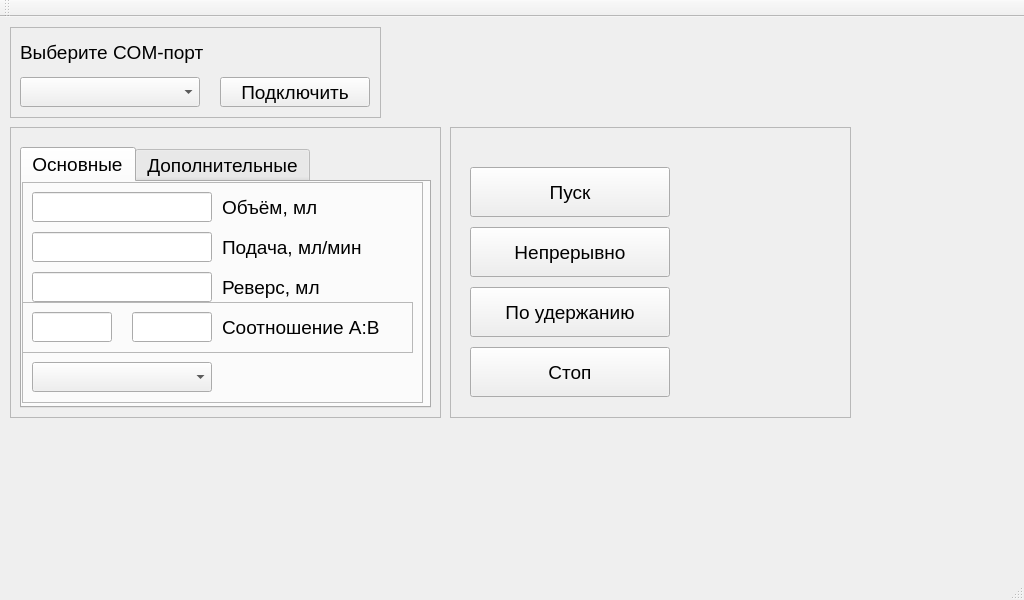
<?xml version="1.0" encoding="UTF-8"?>
<ui version="4.0">
 <class>MainWindow</class>
 <widget class="QMainWindow" name="MainWindow">
  <property name="geometry">
   <rect>
    <x>0</x>
    <y>0</y>
    <width>1024</width>
    <height>600</height>
   </rect>
  </property>
  <property name="minimumSize">
   <size>
    <width>1024</width>
    <height>600</height>
   </size>
  </property>
  <property name="maximumSize">
   <size>
    <width>1024</width>
    <height>600</height>
   </size>
  </property>
  <property name="font">
   <font>
    <family>MS Sans Serif</family>
    <pointsize>14</pointsize>
   </font>
  </property>
  <property name="windowTitle">
   <string>Monorotor Commander Desctop</string>
  </property>
  <widget class="QWidget" name="centralWidget">
   <widget class="QFrame" name="frame_com">
    <property name="geometry">
     <rect>
      <x>10</x>
      <y>10</y>
      <width>371</width>
      <height>91</height>
     </rect>
    </property>
    <property name="font">
     <font>
      <pointsize>14</pointsize>
     </font>
    </property>
    <property name="frameShape">
     <enum>QFrame::StyledPanel</enum>
    </property>
    <property name="frameShadow">
     <enum>QFrame::Plain</enum>
    </property>
    <widget class="QComboBox" name="comboBox_com">
     <property name="geometry">
      <rect>
       <x>10</x>
       <y>50</y>
       <width>180</width>
       <height>30</height>
      </rect>
     </property>
     <property name="font">
      <font>
       <pointsize>14</pointsize>
      </font>
     </property>
    </widget>
    <widget class="QPushButton" name="pushButton_com">
     <property name="geometry">
      <rect>
       <x>210</x>
       <y>50</y>
       <width>150</width>
       <height>30</height>
      </rect>
     </property>
     <property name="font">
      <font>
       <pointsize>14</pointsize>
      </font>
     </property>
     <property name="text">
      <string>Подключить</string>
     </property>
    </widget>
    <widget class="QLabel" name="label_com">
     <property name="geometry">
      <rect>
       <x>10</x>
       <y>10</y>
       <width>211</width>
       <height>31</height>
      </rect>
     </property>
     <property name="font">
      <font>
       <pointsize>14</pointsize>
      </font>
     </property>
     <property name="text">
      <string>Выберите COM-порт</string>
     </property>
    </widget>
   </widget>
   <widget class="QFrame" name="frame_model">
    <property name="geometry">
     <rect>
      <x>10</x>
      <y>110</y>
      <width>431</width>
      <height>291</height>
     </rect>
    </property>
    <property name="font">
     <font>
      <pointsize>14</pointsize>
     </font>
    </property>
    <property name="frameShape">
     <enum>QFrame::StyledPanel</enum>
    </property>
    <property name="frameShadow">
     <enum>QFrame::Plain</enum>
    </property>
    <widget class="QTabWidget" name="tabWidget_model">
     <property name="geometry">
      <rect>
       <x>10</x>
       <y>20</y>
       <width>411</width>
       <height>261</height>
      </rect>
     </property>
     <property name="font">
      <font>
       <pointsize>14</pointsize>
      </font>
     </property>
     <property name="autoFillBackground">
      <bool>true</bool>
     </property>
     <property name="tabShape">
      <enum>QTabWidget::Rounded</enum>
     </property>
     <property name="currentIndex">
      <number>0</number>
     </property>
     <property name="elideMode">
      <enum>Qt::ElideNone</enum>
     </property>
     <widget class="QWidget" name="tab_params">
      <attribute name="title">
       <string>Основные</string>
      </attribute>
      <widget class="QFrame" name="frame_params">
       <property name="geometry">
        <rect>
         <x>0</x>
         <y>0</y>
         <width>401</width>
         <height>221</height>
        </rect>
       </property>
       <property name="font">
        <font>
         <pointsize>14</pointsize>
        </font>
       </property>
       <property name="frameShape">
        <enum>QFrame::StyledPanel</enum>
       </property>
       <property name="frameShadow">
        <enum>QFrame::Raised</enum>
       </property>
       <widget class="QLabel" name="label_volume">
        <property name="geometry">
         <rect>
          <x>200</x>
          <y>10</y>
          <width>160</width>
          <height>30</height>
         </rect>
        </property>
        <property name="font">
         <font>
          <pointsize>14</pointsize>
         </font>
        </property>
        <property name="text">
         <string>Объём, мл</string>
        </property>
       </widget>
       <widget class="QLabel" name="label_reverse">
        <property name="enabled">
         <bool>true</bool>
        </property>
        <property name="geometry">
         <rect>
          <x>200</x>
          <y>90</y>
          <width>160</width>
          <height>30</height>
         </rect>
        </property>
        <property name="font">
         <font>
          <pointsize>14</pointsize>
         </font>
        </property>
        <property name="text">
         <string>Реверс, мл</string>
        </property>
       </widget>
       <widget class="QLabel" name="label_feedrate">
        <property name="geometry">
         <rect>
          <x>200</x>
          <y>50</y>
          <width>160</width>
          <height>30</height>
         </rect>
        </property>
        <property name="font">
         <font>
          <pointsize>14</pointsize>
         </font>
        </property>
        <property name="text">
         <string>Подача, мл/мин</string>
        </property>
       </widget>
       <widget class="QComboBox" name="comboBox_dozators">
        <property name="geometry">
         <rect>
          <x>10</x>
          <y>180</y>
          <width>180</width>
          <height>30</height>
         </rect>
        </property>
        <property name="font">
         <font>
          <pointsize>14</pointsize>
         </font>
        </property>
       </widget>
       <widget class="QLineEdit" name="lineEdit_feedrate">
        <property name="geometry">
         <rect>
          <x>10</x>
          <y>50</y>
          <width>180</width>
          <height>30</height>
         </rect>
        </property>
        <property name="font">
         <font>
          <pointsize>14</pointsize>
         </font>
        </property>
        <property name="inputMethodHints">
         <set>Qt::ImhDigitsOnly</set>
        </property>
        <property name="maxLength">
         <number>15</number>
        </property>
       </widget>
       <widget class="QLineEdit" name="lineEdit_reverse">
        <property name="enabled">
         <bool>true</bool>
        </property>
        <property name="geometry">
         <rect>
          <x>10</x>
          <y>90</y>
          <width>180</width>
          <height>30</height>
         </rect>
        </property>
        <property name="font">
         <font>
          <pointsize>14</pointsize>
         </font>
        </property>
        <property name="inputMethodHints">
         <set>Qt::ImhDigitsOnly</set>
        </property>
        <property name="maxLength">
         <number>15</number>
        </property>
       </widget>
       <widget class="QLineEdit" name="lineEdit_volume">
        <property name="geometry">
         <rect>
          <x>10</x>
          <y>10</y>
          <width>180</width>
          <height>30</height>
         </rect>
        </property>
        <property name="font">
         <font>
          <pointsize>14</pointsize>
         </font>
        </property>
        <property name="inputMethodHints">
         <set>Qt::ImhDigitsOnly</set>
        </property>
        <property name="maxLength">
         <number>15</number>
        </property>
       </widget>
       <widget class="QFrame" name="frame_ratio">
        <property name="geometry">
         <rect>
          <x>0</x>
          <y>120</y>
          <width>391</width>
          <height>51</height>
         </rect>
        </property>
        <property name="frameShape">
         <enum>QFrame::StyledPanel</enum>
        </property>
        <property name="frameShadow">
         <enum>QFrame::Raised</enum>
        </property>
        <widget class="QLineEdit" name="lineEdit_ratioA">
         <property name="geometry">
          <rect>
           <x>10</x>
           <y>10</y>
           <width>80</width>
           <height>30</height>
          </rect>
         </property>
         <property name="font">
          <font>
           <pointsize>14</pointsize>
          </font>
         </property>
         <property name="inputMethodHints">
          <set>Qt::ImhDigitsOnly</set>
         </property>
         <property name="maxLength">
          <number>15</number>
         </property>
        </widget>
        <widget class="QLineEdit" name="lineEdit_ratioB">
         <property name="geometry">
          <rect>
           <x>110</x>
           <y>10</y>
           <width>80</width>
           <height>30</height>
          </rect>
         </property>
         <property name="font">
          <font>
           <pointsize>14</pointsize>
          </font>
         </property>
         <property name="inputMethodHints">
          <set>Qt::ImhDigitsOnly</set>
         </property>
         <property name="maxLength">
          <number>15</number>
         </property>
        </widget>
        <widget class="QLabel" name="label_ratioAB">
         <property name="geometry">
          <rect>
           <x>200</x>
           <y>10</y>
           <width>160</width>
           <height>30</height>
          </rect>
         </property>
         <property name="font">
          <font>
           <pointsize>14</pointsize>
          </font>
         </property>
         <property name="text">
          <string>Соотношение A:B</string>
         </property>
        </widget>
       </widget>
      </widget>
     </widget>
     <widget class="QWidget" name="tab_details">
      <attribute name="title">
       <string>Дополнительные</string>
      </attribute>
      <widget class="QFrame" name="frame_details">
       <property name="geometry">
        <rect>
         <x>0</x>
         <y>0</y>
         <width>411</width>
         <height>221</height>
        </rect>
       </property>
       <property name="frameShape">
        <enum>QFrame::StyledPanel</enum>
       </property>
       <property name="frameShadow">
        <enum>QFrame::Raised</enum>
       </property>
       <widget class="QLineEdit" name="lineEdit_accel">
        <property name="geometry">
         <rect>
          <x>10</x>
          <y>10</y>
          <width>180</width>
          <height>30</height>
         </rect>
        </property>
        <property name="minimumSize">
         <size>
          <width>180</width>
          <height>30</height>
         </size>
        </property>
        <property name="font">
         <font>
          <pointsize>14</pointsize>
         </font>
        </property>
        <property name="inputMethodHints">
         <set>Qt::ImhDigitsOnly</set>
        </property>
        <property name="maxLength">
         <number>15</number>
        </property>
       </widget>
       <widget class="QLabel" name="label_accel">
        <property name="geometry">
         <rect>
          <x>200</x>
          <y>10</y>
          <width>221</width>
          <height>30</height>
         </rect>
        </property>
        <property name="minimumSize">
         <size>
          <width>180</width>
          <height>30</height>
         </size>
        </property>
        <property name="font">
         <font>
          <pointsize>14</pointsize>
         </font>
        </property>
        <property name="text">
         <string>Ускорение, мл/минсек</string>
        </property>
       </widget>
       <widget class="QLabel" name="label_gearA">
        <property name="geometry">
         <rect>
          <x>200</x>
          <y>50</y>
          <width>180</width>
          <height>30</height>
         </rect>
        </property>
        <property name="minimumSize">
         <size>
          <width>180</width>
          <height>30</height>
         </size>
        </property>
        <property name="font">
         <font>
          <pointsize>14</pointsize>
         </font>
        </property>
        <property name="text">
         <string>Коэффициент А</string>
        </property>
       </widget>
       <widget class="QLineEdit" name="lineEdit_gearA">
        <property name="geometry">
         <rect>
          <x>10</x>
          <y>50</y>
          <width>180</width>
          <height>30</height>
         </rect>
        </property>
        <property name="minimumSize">
         <size>
          <width>180</width>
          <height>30</height>
         </size>
        </property>
        <property name="font">
         <font>
          <pointsize>14</pointsize>
         </font>
        </property>
        <property name="inputMethodHints">
         <set>Qt::ImhDigitsOnly</set>
        </property>
        <property name="maxLength">
         <number>15</number>
        </property>
       </widget>
       <widget class="QLineEdit" name="lineEdit_gearB">
        <property name="geometry">
         <rect>
          <x>10</x>
          <y>90</y>
          <width>180</width>
          <height>30</height>
         </rect>
        </property>
        <property name="minimumSize">
         <size>
          <width>180</width>
          <height>30</height>
         </size>
        </property>
        <property name="font">
         <font>
          <pointsize>14</pointsize>
         </font>
        </property>
        <property name="inputMethodHints">
         <set>Qt::ImhDigitsOnly</set>
        </property>
        <property name="maxLength">
         <number>15</number>
        </property>
       </widget>
       <widget class="QLabel" name="label_gearB">
        <property name="geometry">
         <rect>
          <x>200</x>
          <y>90</y>
          <width>180</width>
          <height>30</height>
         </rect>
        </property>
        <property name="minimumSize">
         <size>
          <width>180</width>
          <height>30</height>
         </size>
        </property>
        <property name="font">
         <font>
          <pointsize>14</pointsize>
         </font>
        </property>
        <property name="text">
         <string>Коэффициент B</string>
        </property>
       </widget>
       <widget class="QCheckBox" name="checkBox_dir">
        <property name="enabled">
         <bool>false</bool>
        </property>
        <property name="geometry">
         <rect>
          <x>10</x>
          <y>130</y>
          <width>211</width>
          <height>30</height>
         </rect>
        </property>
        <property name="minimumSize">
         <size>
          <width>180</width>
          <height>30</height>
         </size>
        </property>
        <property name="text">
         <string>Реверс направления</string>
        </property>
       </widget>
      </widget>
     </widget>
    </widget>
   </widget>
   <widget class="QFrame" name="frame_transmit">
    <property name="geometry">
     <rect>
      <x>450</x>
      <y>110</y>
      <width>401</width>
      <height>291</height>
     </rect>
    </property>
    <property name="frameShape">
     <enum>QFrame::StyledPanel</enum>
    </property>
    <property name="frameShadow">
     <enum>QFrame::Plain</enum>
    </property>
    <widget class="QPushButton" name="pushButton_start">
     <property name="geometry">
      <rect>
       <x>20</x>
       <y>40</y>
       <width>200</width>
       <height>50</height>
      </rect>
     </property>
     <property name="font">
      <font>
       <pointsize>14</pointsize>
      </font>
     </property>
     <property name="text">
      <string>Пуск</string>
     </property>
    </widget>
    <widget class="QPushButton" name="pushButton_continues">
     <property name="geometry">
      <rect>
       <x>20</x>
       <y>100</y>
       <width>200</width>
       <height>50</height>
      </rect>
     </property>
     <property name="font">
      <font>
       <pointsize>14</pointsize>
      </font>
     </property>
     <property name="text">
      <string>Непрерывно</string>
     </property>
    </widget>
    <widget class="QPushButton" name="pushButton_hold">
     <property name="geometry">
      <rect>
       <x>20</x>
       <y>160</y>
       <width>200</width>
       <height>50</height>
      </rect>
     </property>
     <property name="font">
      <font>
       <pointsize>14</pointsize>
      </font>
     </property>
     <property name="text">
      <string>По удержанию</string>
     </property>
    </widget>
    <widget class="QPushButton" name="pushButton_stop">
     <property name="geometry">
      <rect>
       <x>20</x>
       <y>220</y>
       <width>200</width>
       <height>50</height>
      </rect>
     </property>
     <property name="font">
      <font>
       <pointsize>14</pointsize>
      </font>
     </property>
     <property name="text">
      <string>Стоп</string>
     </property>
    </widget>
   </widget>
  </widget>
  <widget class="QMenuBar" name="menuBar">
   <property name="geometry">
    <rect>
     <x>0</x>
     <y>0</y>
     <width>1024</width>
     <height>21</height>
    </rect>
   </property>
  </widget>
  <widget class="QToolBar" name="mainToolBar">
   <attribute name="toolBarArea">
    <enum>TopToolBarArea</enum>
   </attribute>
   <attribute name="toolBarBreak">
    <bool>false</bool>
   </attribute>
  </widget>
  <widget class="QStatusBar" name="statusBar"/>
 </widget>
 <layoutdefault spacing="6" margin="11"/>
 <resources/>
 <connections/>
</ui>
